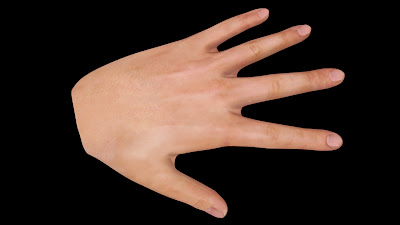
#> input picture hand_beauty.jpeg, 400 x 225 px, given in place of the camera
$ python opencv_test.py
#> lines starting #> are read from the running program, lines starting #| are printed output that depends on the picture; after the words box and inside, x2 and y2 are one past the last pixel; in counts of white or black regions, pixels touching at a corner belong together
import cv2
import numpy as np

def skin_mask(frame, lower, upper):
    hsv = cv2.cvtColor(frame, cv2.COLOR_BGR2HSV)
    mask = cv2.inRange(hsv, lower, upper)
    return mask

def main():
    cap = cv2.VideoCapture(0)
    lower_skin = np.array([0, 20, 70], dtype=np.uint8)
    upper_skin = np.array([20, 255, 255], dtype=np.uint8)

    while True:
        ret, frame = cap.read()
#> frame is the input picture: shape (225, 400, 3); mean B, G, R 39.1, 47, 64
        if not ret:
            break

        mask = skin_mask(frame, lower_skin, upper_skin)
#> in skin_mask, `hsv = cv2.cvtColor(frame, cv2.COLOR_BGR2HSV)`: hsv: shape (225, 400, 3); mean H, S, V 6.8, 43.7, 64.1
#> in skin_mask, `mask = cv2.inRange(hsv, lower, upper)`:
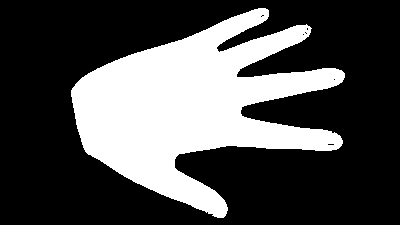
#> mask: shape (225, 400); 30.4% white; 1 white region
        contours, _ = cv2.findContours(mask, cv2.RETR_EXTERNAL, cv2.CHAIN_APPROX_SIMPLE)
#> contours = 1 contour; box (x1, y1, x2, y2) and area: (71, 8, 345, 218) 26781

        if contours:
            largest_contour = max(contours, key=cv2.contourArea)
#> largest_contour = contour of 664 points, box (x1, y1, x2, y2) (71, 8, 345, 218), area 26781
            hull = cv2.convexHull(largest_contour)
#> hull = contour of 40 points, box (x1, y1, x2, y2) (71, 8, 345, 218), area 39225
            cv2.drawContours(frame, [hull], 0, (0, 255, 0), 2)
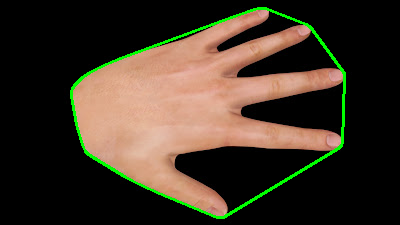
#> frame: shape (225, 400, 3); 2.44% of pixels changed, all inside (x1, y1, x2, y2) = (70, 7, 346, 219)

        cv2.imshow("Hand Detection", frame)

        if cv2.waitKey(1) & 0xFF == ord("q"):
#> (key q is pressed here)
            break

    cap.release()
    cv2.destroyAllWindows()

if __name__ == "__main__":
    main()
